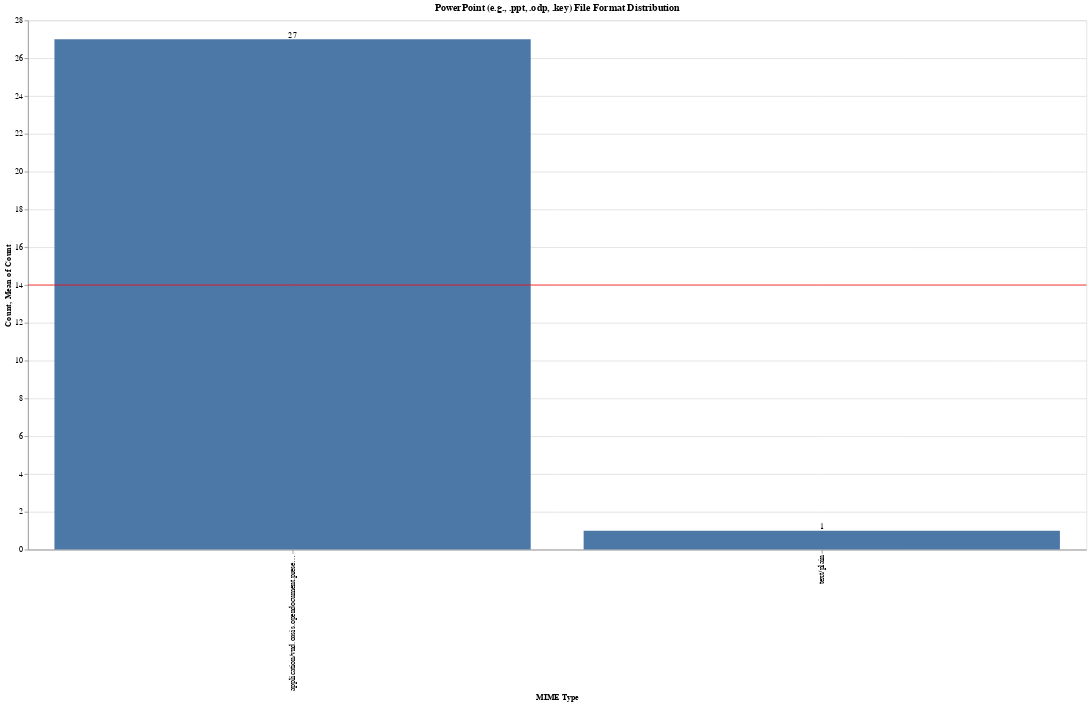

The cell this chart's notebook holds for it:
### Markdown cell above
### How about a file format distribution?

What _kind_ of PowerPoint files are present? We can discover this by checking their "media type", or [MIME type](https://en.wikipedia.org/wiki/Media_type).

### Code cell
powerpoint_mime_types = (
    powerpoint["mime_type_web_server"]
    .value_counts()
    .head(5)
    .rename_axis("MIME Type")
    .reset_index(name="Count")
)

powerpoint_mimes_bar = (
    alt.Chart(powerpoint_mime_types)
    .mark_bar()
    .encode(x=alt.X("MIME Type:O", sort="-y"), y=alt.Y("Count:Q"))
)

powerpoint_mime_rule = (
    alt.Chart(powerpoint_mime_types).mark_rule(color="red").encode(y="mean(Count):Q")
)

powerpoint_mime_text = powerpoint_mimes_bar.mark_text(align="center", baseline="bottom").encode(
    text="Count:Q"
)

(powerpoint_mimes_bar + powerpoint_mime_rule + powerpoint_mime_text).properties(
    width=1400, height=700, title="PowerPoint (e.g., .ppt, .odp, .key) File Format Distribution"
)

### Figure 1 — Vega-Lite specification as saved in the notebook (floating-point values rounded to 4 significant figures)
{"config": {"view": {"continuousWidth": 400, "continuousHeight": 300}}, "layer": [{"mark": "bar", "encoding": {"x": {"field": "MIME Type", "sort": "-y", "type": "ordinal"}, "y": {"field": "Count", "type": "quantitative"}}}, {"mark": {"type": "rule", "color": "red"}, "encoding": {"y": {"aggregate": "mean", "field": "Count", "type": "quantitative"}}}, {"mark": {"type": "text", "align": "center", "baseline": "bottom"}, "encoding": {"text": {"field": "Count", "type": "quantitative"}, "x": {"field": "MIME Type", "sort": "-y", "type": "ordinal"}, "y": {"field": "Count", "type": "quantitative"}}}], "data": {"name": "data-c15920bd5029c52c987b24f770357f48"}, "height": 700, "title": "PowerPoint (e.g., .ppt, .odp, .key) File Format Distribution", "width": 1400, "$schema": "https://vega.github.io/schema/vega-lite/v4.17.0.json", "datasets": {"data-c15920bd5029c52c987b24f770357f48": [{"MIME Type": "application/vnd.oasis.opendocument.presentation", "Count": 27}, {"MIME Type": "text/plain", "Count": 1}]}}
